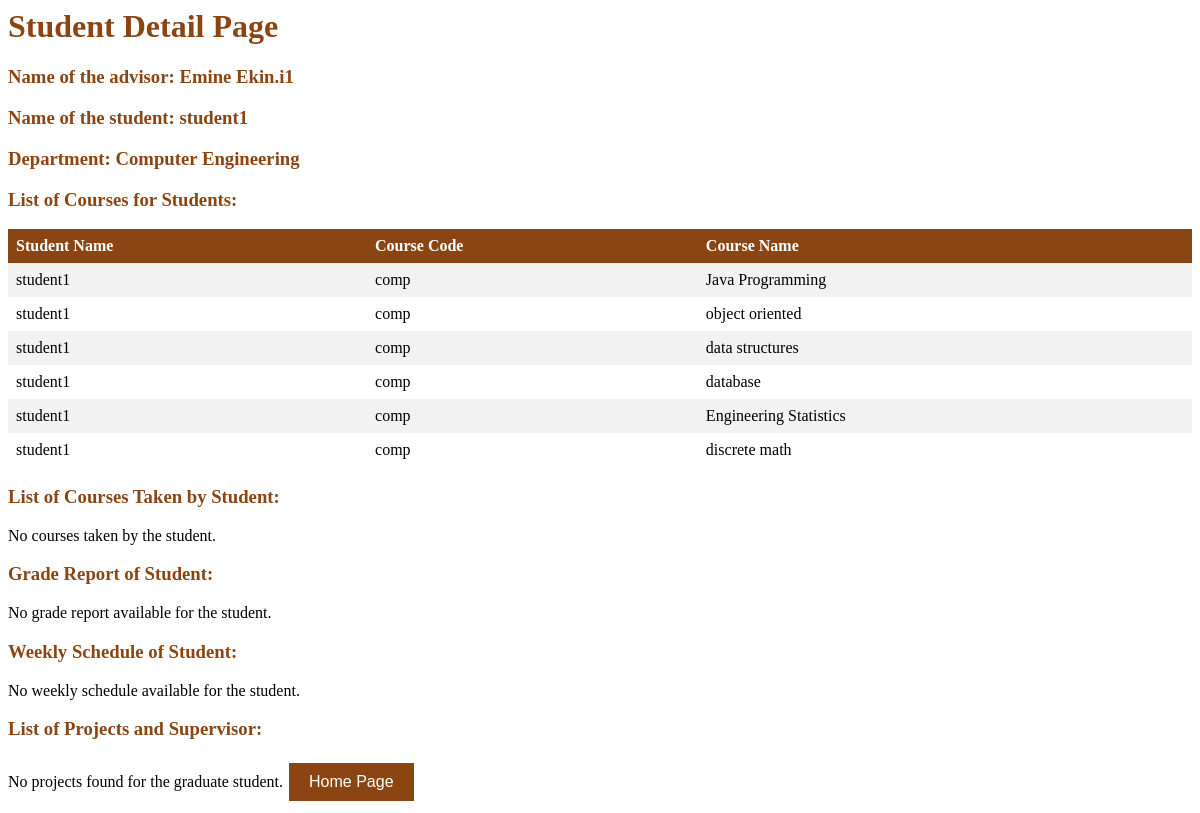
The app's page /studentdetail.php?id=s1 with its own data.
### tables this page shows
CREATE TABLE student (
  ssn varchar(20) NOT NULL,
  gradorUgrad tinyint(4) NOT NULL,
  advisorSsn varchar(20) NOT NULL,
  currCode varchar(10) NOT NULL,
  dName varchar(50) NOT NULL,
  studentid varchar(10) NOT NULL,
  studentname varchar(45) NOT NULL
);

CREATE TABLE instructor (
  ssn varchar(20) NOT NULL,
  iname varchar(100) DEFAULT NULL,
  rankk varchar(45) DEFAULT NULL,
  baseSal double DEFAULT NULL,
  dName varchar(50) NOT NULL,
  extraSalary double DEFAULT NULL
);

CREATE TABLE course (
  courseCode varchar(10) NOT NULL,
  courseName varchar(100) NOT NULL,
  ects int(2) NOT NULL,
  numHours int(2) NOT NULL,
  prereq_courseCode varchar(10) DEFAULT NULL
);

### studentdetail.php (the view, shortened to what this page needs)
<h1>Student Detail Page </h1>
<!DOCTYPE html>
<html>
<head>
<?php
include ('dbconnect.php');
$id = $_GET['id'];
$query = "SELECT * FROM student WHERE ssn ='$id'";
$result = mysqli_query($conn ,$query);
$student = mysqli_fetch_assoc($result);
$sName = $student['studentname'];
$dName= $student['dName'];
$gradorUgrad= $student['gradorUgrad'];
if ($gradorUgrad){
 $query_2= "SELECT gs.supervisorSsn, i.iname FROM gradstudent gs JOIN instructor i ON i.ssn=gs.supervisorSsn Where gs.ssn='$id' ";
 $result_2= mysqli_query($conn,$query_2);
 $student_2=mysqli_fetch_assoc($result_2);
 $aName=$student_2['iname'];
 echo "<h3> Name of the supervisor is $aName";}
else{
    $query_3="SELECT s.advisorSsn, i.iname FROM student s JOIN instructor i ON i.ssn=s.advisorSsn Where s.ssn='$id'";
    $result_3=mysqli_query($conn,$query_3);
    $student_3=mysqli_fetch_assoc($result_3);
    $aSsn= $student_3['advisorSsn'];
    $asName= $student_3['iname'];
    echo "<h3> Name of the advisor: $asName.$aSsn";
}
echo "<h3> Name of the student: $sName";
echo "<h3> Department: $dName";
echo "<h3>List of Courses for Students:</h3>";
$query = "SELECT cs.studentname, cc.courseCode, cc.courseName, cs.currCode
          FROM Student cs
          INNER JOIN curriculacourses ccs ON cs.currCode = ccs.currCode
          INNER JOIN Course cc ON ccs.courseCode= cc.courseCode AND ssn='$id'";
$result = mysqli_query($conn, $query);
if (mysqli_num_rows($result) > 0) {
    echo "<table>";
    echo "<tr><th>Student Name</th><th>Course Code</th><th>Course Name</th></tr>";
    while ($row = mysqli_fetch_assoc($result)) {
        echo "<tr>";
        echo "<td>" . $row['studentname'] . "</td>";
        echo "<td>" . $row['currCode'] . "</td>";
        echo "<td>" . $row['courseName'] . "</td>";
        echo "</tr>";
    }
    echo "</table>";
} else {
    echo "No courses found.";
}
echo "<h3>List of Courses Taken by Student:</h3>";
$query = "SELECT s.studentname, c.courseCode, c.courseName
          FROM Student s
          INNER JOIN Enrollment e ON s.studentid = e.sssn
          INNER JOIN Course c ON e.courseCode = c.courseCode";
$result = mysqli_query($conn, $query);
if (mysqli_num_rows($result) > 0) {
    echo "<table>";
    echo "<tr><th>Student Name</th><th>Course Code</th><th>Course Name</th></tr>";
    while ($row = mysqli_fetch_assoc($result)) {
        echo "<tr>";
        echo "<td>" . $row['studentname'] . "</td>";
        echo "<td>" . $row['courseCode'] . "</td>";
        echo "<td>" . $row['courseName'] . "</td>";
        echo "</tr>";
    }
    echo "</table>";
} else {
    echo "No courses taken by the student.";
}
echo "<h3>Grade Report of Student:</h3>";
$query = "SELECT s.studentname, c.courseCode, c.courseName, e.grade
          FROM Student s
          INNER JOIN Enrollment e ON s.studentid = e.sssn
          INNER JOIN Course c ON e.courseCode = c.courseCode";
$result = mysqli_query($conn, $query);
if (mysqli_num_rows($result) > 0) {
    echo "<table>";
    echo "<tr><th>Student Name</th><th>Course Code</th><th>Course Name</th><th>Grade</th></tr>";
    while ($row = mysqli_fetch_assoc($result)) {
        echo "<tr>";
        echo "<td>" . $row['studentname'] . "</td>";
        echo "<td>" . $row['courseCode'] . "</td>";
        echo "<td>" . $row['courseName'] . "</td>";
        echo "<td>" . $row['grade'] . "</td>";
        echo "</tr>";
    }
    echo "</table>";
} else {
    echo "No grade report available for the student.";
}
echo "<h3>Weekly Schedule of Student:</h3>";
$query = "SELECT s.studentname, s.studentid, ws.dayy, ws.courseCode, ws.buildingName, ws.roomNumber, ws.hourr, e.courseCode, e.sssn
FROM Student s
INNER JOIN enrollment e ON e.sssn = s.studentid
INNER JOIN weeklyschedule ws ON e.courseCode = ws.courseCode";
$result = mysqli_query($conn, $query);
if (mysqli_num_rows($result) > 0) {
    echo "<table>";
    echo "<tr><th>Student Name</th><th>Day</th><th>Course Code</th><th>Building</th><th>Room</th><th>Hour</th></tr>";
    while ($row = mysqli_fetch_assoc($result)) {
        echo "<tr>";
        echo "<td>" . $row['studentName'] . "</td>";
        echo "<td>" . $row['dayy'] . "</td>";
        echo "<td>" . $row['courseCode'] . "</td>";
        echo "<td>" . $row['buildingName'] . "</td>";
        echo "<td>" . $row['roomNumber'] . "</td>";
        echo "<td>" . $row['hourr'] . "</td>";
        echo "</tr>";
    }
    echo "</table>";
} else {
    echo "No weekly schedule available for the student.";
}
echo "<h3>List of Projects and Supervisor:</h3>";
$query = "SELECT  s.studentname, p.pName, p.leadSsn
          FROM Student s
          INNER JOIN Project p ON s.advisorSsn = p.leadSsn
          WHERE s.gradorUgrad=1 AND s.ssn='$id'";
$result = mysqli_query($conn, $query);
if (mysqli_num_rows($result) > 0) {
    echo "<table>";
    echo "<tr><th>Student Name</th><th>Project Name</th><th>Supervisor</th></tr>";
    while ($row = mysqli_fetch_assoc($result)) {
        echo "<tr>";
        echo "<td>" . $row['studentname'] . "</td>";
        echo "<td>" . $row['pName'] . "</td>";
        echo "<td>" . $row['leadSsn'] . "</td>";
        echo "</tr>";
    }
    echo "</table>";
} else {
    echo "No projects found for the graduate student.";
}
?>
    <a href="index.php"><button>Home Page</button></a>

### studentdetail.php (style rules this page uses)
button { background-color: #8B4513; border: none; color: white; padding: 10px 20px; text-align: center; text-decoration: none; display: inline-block; font-size: 16px; margin: 4px 2px; cursor: pointer; }
table { border-collapse: collapse; width: 100%; }
th, td { text-align: left; padding: 8px; }
th { background-color: #8B4513; color: white; }
tr:nth-child(even) { background-color: #f2f2f2; }
h1, h3 { color: #8B4513; }

### records on screen
student: advisorSsn.iname "Emine Ekin", advisorSsn "i1", studentname "student1", dName "Computer Engineering", currCode "comp", course.courseName "Java Programming", course.courseName "object oriented", course.courseName "data structures", course.courseName "database", course.courseName "Engineering Statistics", course.courseName "discrete math"
